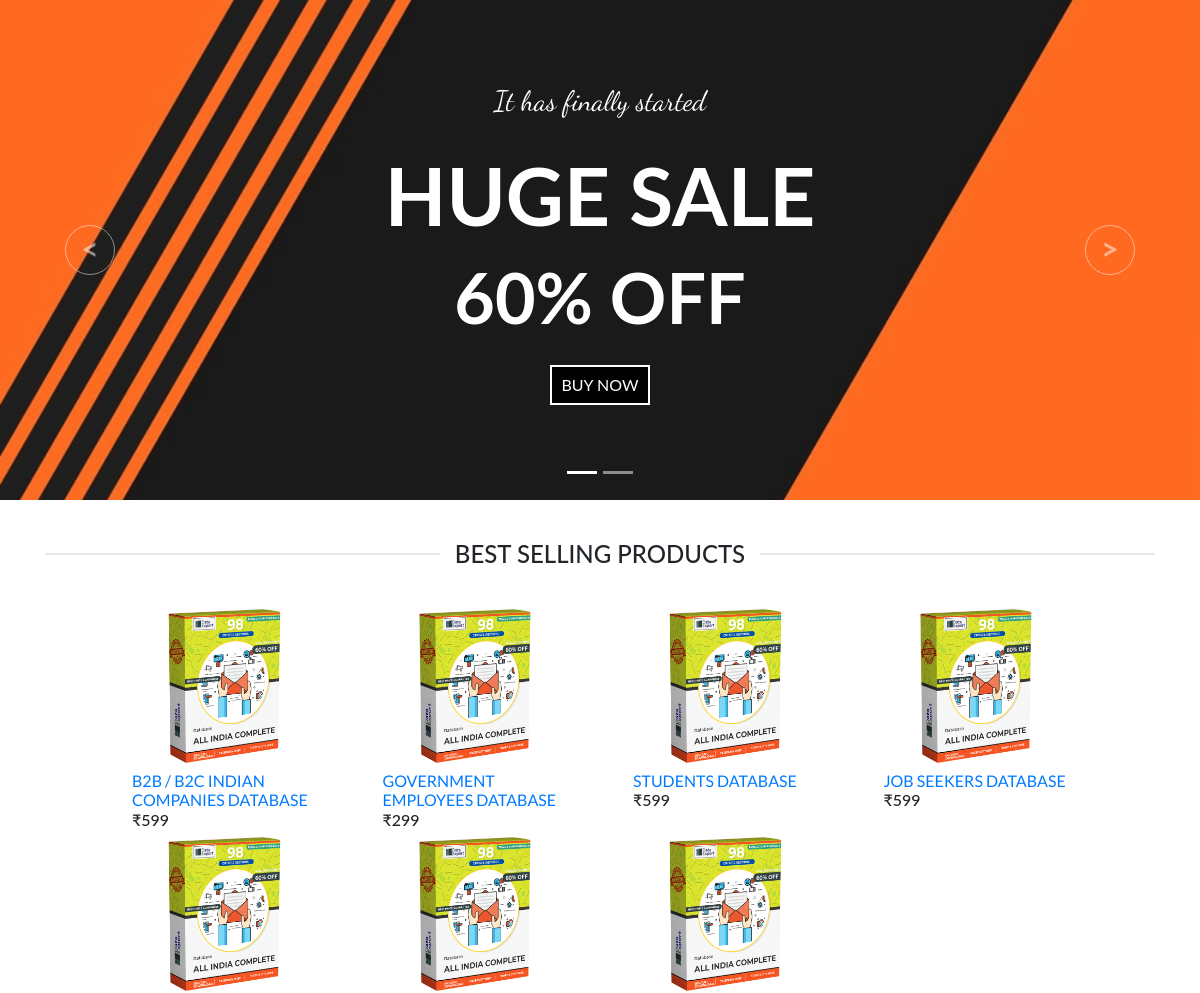
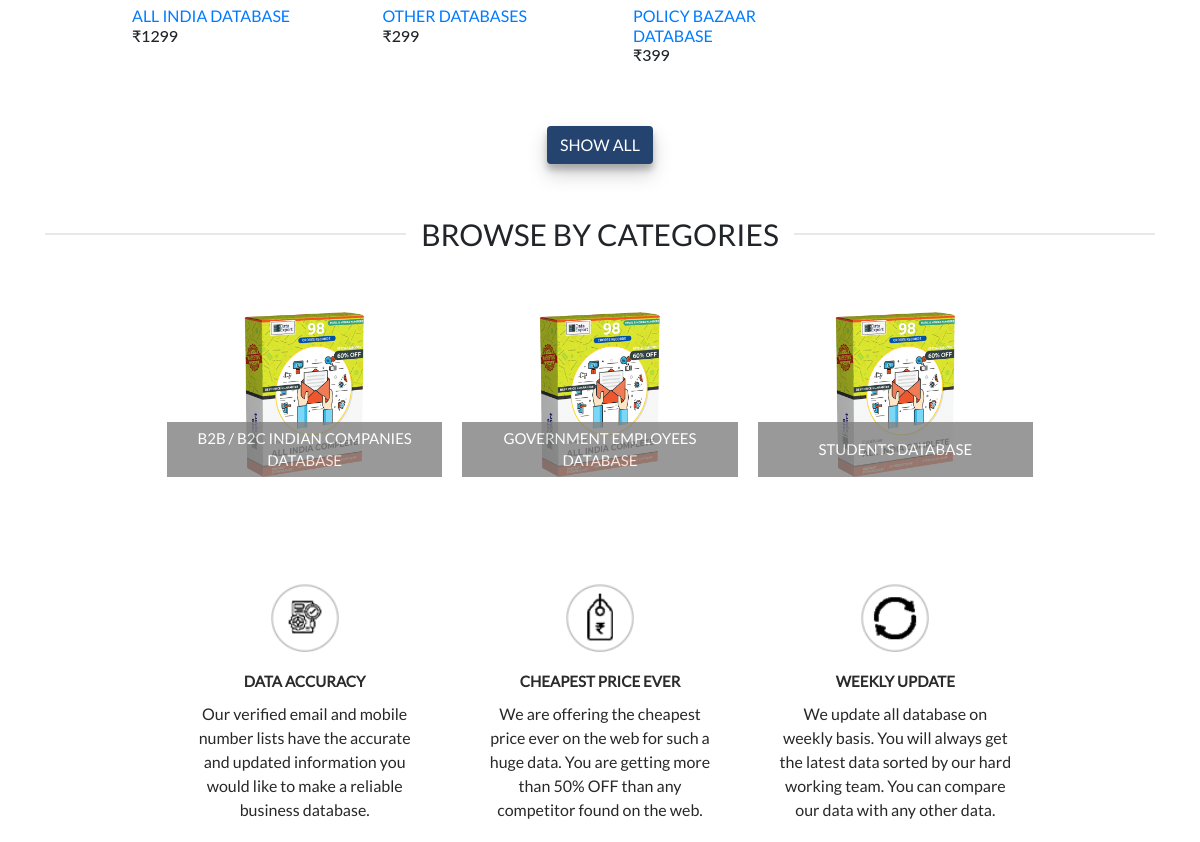
The page / on the database its author committed (2 pictures, top to bottom).
### tables this page shows
CREATE TABLE `b2b` (
  `id` int(200) NOT NULL,
  `image` varchar(3000) NOT NULL,
  `category` varchar(3000) NOT NULL,
  `original_price` int(200) NOT NULL,
  `discounted_price` int(200) NOT NULL,
  `full_description` varchar(2000) NOT NULL,
  `available_field` varchar(2000) NOT NULL,
  `records` varchar(2000) NOT NULL,
  `discount_percentage` varchar(200) NOT NULL,
  `download_link` varchar(800) NOT NULL
);

CREATE TABLE `government` (
  `id` int(200) NOT NULL,
  `image` varchar(3000) NOT NULL,
  `category` varchar(3000) NOT NULL,
  `original_price` int(200) NOT NULL,
  `discounted_price` int(200) NOT NULL,
  `full_description` varchar(3000) NOT NULL,
  `available_field` varchar(3000) NOT NULL,
  `records` varchar(3000) NOT NULL,
  `discount_percentage` varchar(200) NOT NULL,
  `download_link` varchar(800) NOT NULL
);

CREATE TABLE `students_database` (
  `id` int(200) NOT NULL,
  `image` varchar(3000) NOT NULL,
  `category` varchar(3000) NOT NULL,
  `original_price` int(200) NOT NULL,
  `discounted_price` int(200) NOT NULL,
  `full_description` varchar(3000) NOT NULL,
  `available_field` varchar(3000) NOT NULL,
  `records` varchar(3000) NOT NULL,
  `discount_percentage` varchar(20) NOT NULL,
  `download_link` varchar(800) NOT NULL
);

CREATE TABLE `job_seekers` (
  `id` int(200) NOT NULL,
  `image` varchar(3000) NOT NULL,
  `category` varchar(3000) NOT NULL,
  `original_price` int(200) NOT NULL,
  `discounted_price` int(200) NOT NULL,
  `full_description` varchar(3000) NOT NULL,
  `available_field` varchar(3000) NOT NULL,
  `records` varchar(3000) NOT NULL,
  `discount_percentage` varchar(200) NOT NULL,
  `download_link` varchar(800) NOT NULL
);

CREATE TABLE `all_india_database` (
  `id` int(200) NOT NULL,
  `image` varchar(3000) NOT NULL,
  `category` varchar(3000) NOT NULL,
  `original_price` int(200) NOT NULL,
  `discounted_price` int(200) NOT NULL,
  `full_description` varchar(1000) NOT NULL,
  `available_field` varchar(1000) NOT NULL,
  `records` varchar(1000) NOT NULL,
  `discount_percentage` varchar(200) NOT NULL,
  `download_link` varchar(800) NOT NULL
);

CREATE TABLE `other_databases` (
  `id` int(200) NOT NULL,
  `image` varchar(3000) NOT NULL,
  `category` varchar(3000) NOT NULL,
  `original_price` int(200) NOT NULL,
  `discounted_price` int(200) NOT NULL,
  `full_description` varchar(3000) NOT NULL,
  `available_field` varchar(3000) NOT NULL,
  `records` varchar(3000) NOT NULL,
  `discount_percentage` varchar(200) NOT NULL,
  `download_link` varchar(800) NOT NULL
);

CREATE TABLE `policy_bazaar` (
  `id` int(200) NOT NULL,
  `image` varchar(3000) NOT NULL,
  `category` varchar(3000) NOT NULL,
  `original_price` int(200) NOT NULL,
  `discounted_price` int(200) NOT NULL,
  `full_description` varchar(3000) NOT NULL,
  `available_field` varchar(3000) NOT NULL,
  `records` varchar(3000) NOT NULL,
  `discount_percentage` varchar(200) NOT NULL,
  `download_link` varchar(800) NOT NULL
);

### index.php (the view, shortened to what this page needs)
<?php
  require_once('./php/config.php');
 ?>
<!DOCTYPE html>
<html lang="en">
<head>
    <link rel="stylesheet" href="css/bootstrap.min.css">
    <link rel="stylesheet" href="css/style.css">
</head>
<body>
    <div class="d-none d-lg-block">
        <div id="carouselExampleIndicators" class="carousel slide" data-ride="carousel">
            <ol class="carousel-indicators">
                <li data-target="#carouselExampleIndicators" data-slide-to="0" class="active"></li>
                <li data-target="#carouselExampleIndicators" data-slide-to="1"></li>
            </ol>
            <div class="carousel-inner">
                <div class="carousel-item active" id="high">
                    <img class="d-block w-100" src="./img/slide1.PNG" alt="First slide">
                    <div class="carousel-caption" style="display: flex;align-items: center;transform: translateY(-50%);top: 50%;padding-bottom: 0px !important;padding-top: 0px !important;">
                        <div id="slide1-center" style="padding-top: 0px !important;">
                            <div id="slider1-center-top" style="font-size: 2em;">
                                <h3 class="font-DancingScript-Regular">
                                    It has finally started
                                </h3>
                            </div>
                            <div id="slider1-center-mid1">
                                <p>HUGE SALE</p>
                            </div>
                            <div id="slider1-center-mid2">
                                <p>60% OFF</p>
                            </div>
                            <div id="slider1-center-footer">
                                <input type="button" id="slider-button" value="BUY NOW">
                            </div>
                        </div>
                    </div>
                </div>
            </div>
            <a class="carousel-control-prev" href="#carouselExampleIndicators" role="button" data-slide="prev">
                <span class="carousel-control-prev-icon" aria-hidden="true"></span>
            </a>
            <a class="carousel-control-next" href="#carouselExampleIndicators" role="button" data-slide="next">
                <span class="carousel-control-next-icon" aria-hidden="true"></span>
            </a>
        </div>
        <div id="text-bar" class="container" style="padding-top: 40px; font-size: 1.25em;">
            <h4 class="section-title section-title-center txt-section" id="">
                <b></b>
                <span class="section-title-main"
                    style="text-align: center;margin: 0 15px;text-transform: uppercase;">Best Selling Products</span>
                <b></b>
            </h4>
        </div>
        <div id="card-bar" class="container-fluid">
            <div id="card-bar-center" class="container">
                <div class="row mx-md-n5">
                    <?php
                        $id = 1;
                         $query = "SELECT * FROM `Product`";
                         if ($result = mysqli_query($conn, $query)) {
                            if( ! mysqli_num_rows($result) ) {
                            } else {
                                while( $row = mysqli_fetch_array($result)){
                                    $table_name = $row['table_name'];
                                    $proId = $row['id'];
                                    $query1 = "SELECT * FROM `$table_name` WHERE `id` =  $id" ;
                                    if ($result1 = mysqli_query($conn, $query1)) {
                                        if( ! mysqli_num_rows($result1) ) {
                                        } else {
                                            while( $row = mysqli_fetch_array($result1)){
                                                $img= $row['image'];
                                                $des = $row['category'];
                                                $d_price = $row['discounted_price'];
                                                $productId = $row['id'];
                    ?>
                    <div class="col-3 px-md-5" onclick="location.href='desc?Type=<?=$proId ?>&Product=<?=$productId ?>';" style="cursor: pointer;">
                        <div class="row">
                            <div class="col">
                                <div class="hv">
                                    <img class="card-img-top center" src="<?=$img ?>" alt="Card image cap">
                                </div>
                            </div>
                        </div>
                        <div class="row mt-2">
                            <h6 style="text-align: left;"><a href="#" class="font-Lato-Regular" style="text-transform: uppercase;"><?=$des ?></a><br>₹<?=$d_price ?></h6>
                        </div>
                    </div>
                    <?php
                                            }}}
                             }}};
                    ?>
                </div>
            </div>
        </div>
        <div id="button-bar" class="container-fluid" style="margin-top:20%">
            <div id="button-bar-center" class="container" style="padding-top: 20px; ">
                <button type="button" class="btn font-Lato-Regular" id="button-color"
                    style=" transition: transform .3s, box-shadow .3s, background-color .3s, color .3s, opacity .3s;box-shadow: 0 10px 20px rgba(0,0,0,0.19), 0 6px 6px rgba(0,0,0,0.22); ">SHOW
                    ALL</button>
            </div>
        </div>
        <div id="text-bar" class="container" style="padding-top: 20px;">
            <h4 class="section-title section-title-center txt-section" id="">
                <b></b>
                <span class="section-title-main font-Lato-Regular"
                    style="text-align: center;margin: 0 15px;text-transform: uppercase; font-size: 1.25em;">Browse by
                    categories</span>
                <b></b>
            </h4>
        </div>
        <div id="card-bar" class="container-fluid">
            <div id="card-bar-center" class="container">
                <div id="carouselExampleIndicators1" class="carousel slide" data-ride="carousel">
                    <div class="carousel-inner">
                        <div class="carousel-item active">
                            <div class="card-group">
                                <?php
                                    $id = 1;
                                    $query = "SELECT * FROM `Product` LIMIT 3";
                                    if ($result = mysqli_query($conn, $query)) {
                                        if( ! mysqli_num_rows($result) ) {
                                        } else {
                                            while( $row = mysqli_fetch_array($result)){
                                            $table_name = $row['table_name'];
                                            $proId = $row['id'];
                                            $query1 = "SELECT * FROM `$table_name` WHERE `id` =  $id" ;
                                            if ($result1 = mysqli_query($conn, $query1)) {
                                                if( ! mysqli_num_rows($result1) ) {
                                                } else {
                                                    while( $row = mysqli_fetch_array($result1)){
                                                        $img= $row['image'];
                                                        $des = $row['category'];
                                                        $productId = $row['id'];
                                ?>
                                <div class="card hv2" onclick="location.href='desc?Type=<?=$proId ?>&Product=<?=$productId ?>';" style="cursor: pointer;">
                                    <img class="card-img" src="<?=$img ?>" alt="Card image" id="main-img">
                                    <div class="card-img-overlay" id="cbody">
                                        <p class="mb-0 card-title font-Lato-Regular" style="text-transform: uppercase;"><?=$des ?></p>
                                    </div>
                                </div>
                                <?php
                                            }}}
                                        }}}
                                ?>
                            </div>
                        </div>
                    </div>
                    <a class="carousel-control-prev" href="#carouselExampleIndicators1" role="button" data-slide="prev">
                        <span class="carousel-control-prev-icon" aria-hidden="true"></span>
                    </a>
                    <a class="carousel-control-next" href="#carouselExampleIndicators1" role="button" data-slide="next">
                        <span class="carousel-control-next-icon" aria-hidden="true"></span>
                    </a>
                </div>
            </div>
        </div>
        <div id="card-bar" class="container-fluid">
            <div id="card-bar-center" class="container">
                <div class="card-group">
                    <div class="card f">
                        <img class="card-img-top center" src="./img/f.PNG" alt="Card image cap">
                        <div class="card-body">
                            <h5 class="card-title" style="text-transform: uppercase;"><a href="#" style="color:#2b2b2b;font-weight: 700;" class="font-Lato-Regular xyz">Data Accuracy</a></h5>
                            <p class="card-text font-Lato-Regular" style="color:#282828;font-weight: 400;">Our verified email and mobile number lists have the accurate and
                                updated information you would like to make a reliable business database.</p>
                        </div>
                    </div>
                    <div class="card f">
                        <img class="card-img-top" src="./img/one.PNG" alt="Card image cap">
                        <div class="card-body">
                            <h5 class="card-title" style="text-transform: uppercase;"><a href="#" style="color: #2b2b2b;font-weight: 700;" class="font-Lato-Regular xyz">Cheapest Price Ever</a></h5>
                            <p class="card-text font-Lato-Regular" style="color:#282828;font-weight: 400;">We are offering the cheapest price ever on the web for such a huge
                                data. You are getting more than 50% OFF than any competitor found on the web.</p>
                        </div>
                    </div>
                    <div class="card f">
                        <img class="card-img-top" src="./img/two.PNG" alt="Card image cap">
                        <div class="card-body">
                            <h5 class="card-title" style="text-transform: uppercase;"><a href="#" style="color:#2b2b2b; font-weight: 700;" class="font-Lato-Regular xyz">Weekly Update</a></h5>
                            <p class="card-text font-Lato-Regular" style="color:#282828;font-weight: 400;">We update all database on weekly basis. You will always get the latest
                                data sorted by our hard working team. You can compare our data with any other data.</p>
                        </div>
                    </div>
                </div>
            </div>
        </div>
    </div>
</body>
</html>

### rows shown on the page
b2b: image (picture), category "B2B / B2C INDIAN COMPANIES DATABASE", discounted_price "599"
government: image (picture), category "GOVERNMENT EMPLOYEES DATABASE", discounted_price "299"
students_database: image (picture), category "STUDENTS DATABASE", discounted_price "599"
job_seekers: image (picture), category "JOB SEEKERS DATABASE", discounted_price "599"
all_india_database: image (picture), category "ALL INDIA DATABASE", discounted_price "1299"
other_databases: image (picture), category "OTHER DATABASES", discounted_price "299"
policy_bazaar: image (picture), category "POLICY BAZAAR DATABASE", discounted_price "399"
